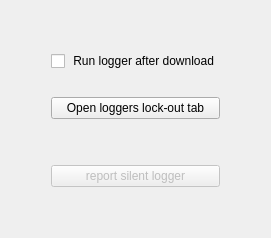
      <widget class="QWidget" name="tab_advanced">
       <attribute name="title">
        <string> Advanced</string>
       </attribute>
       <layout class="QVBoxLayout" name="verticalLayout_5">
        <item>
         <layout class="QGridLayout" name="gridLayout_6">
          <item row="0" column="2">
           <spacer name="horizontalSpacer_22">
            <property name="orientation">
             <enum>Qt::Horizontal</enum>
            </property>
            <property name="sizeHint" stdset="0">
             <size>
              <width>40</width>
              <height>20</height>
             </size>
            </property>
           </spacer>
          </item>
          <item row="2" column="1">
           <widget class="QLabel" name="label_10">
            <property name="text">
             <string/>
            </property>
           </widget>
          </item>
          <item row="6" column="1">
           <spacer name="verticalSpacer_13">
            <property name="orientation">
             <enum>Qt::Vertical</enum>
            </property>
            <property name="sizeHint" stdset="0">
             <size>
              <width>20</width>
              <height>40</height>
             </size>
            </property>
           </spacer>
          </item>
          <item row="0" column="1">
           <spacer name="verticalSpacer_11">
            <property name="orientation">
             <enum>Qt::Vertical</enum>
            </property>
            <property name="sizeHint" stdset="0">
             <size>
              <width>20</width>
              <height>40</height>
             </size>
            </property>
           </spacer>
          </item>
          <item row="4" column="1">
           <spacer name="verticalSpacer_12">
            <property name="orientation">
             <enum>Qt::Vertical</enum>
            </property>
            <property name="sizeHint" stdset="0">
             <size>
              <width>20</width>
              <height>40</height>
             </size>
            </property>
           </spacer>
          </item>
          <item row="5" column="1">
           <widget class="QPushButton" name="btn_adv_sms">
            <property name="enabled">
             <bool>false</bool>
            </property>
            <property name="text">
             <string>report silent logger</string>
            </property>
           </widget>
          </item>
          <item row="1" column="1">
           <widget class="QCheckBox" name="chk_rerun">
            <property name="text">
             <string> Run logger after download</string>
            </property>
           </widget>
          </item>
          <item row="0" column="0">
           <spacer name="horizontalSpacer_12">
            <property name="orientation">
             <enum>Qt::Horizontal</enum>
            </property>
            <property name="sizeHint" stdset="0">
             <size>
              <width>40</width>
              <height>20</height>
             </size>
            </property>
           </spacer>
          </item>
          <item row="3" column="1">
           <widget class="QPushButton" name="btn_adv_purge_lo">
            <property name="text">
             <string>Open loggers lock-out tab</string>
            </property>
           </widget>
          </item>
         </layout>
        </item>
       </layout>
      </widget>
